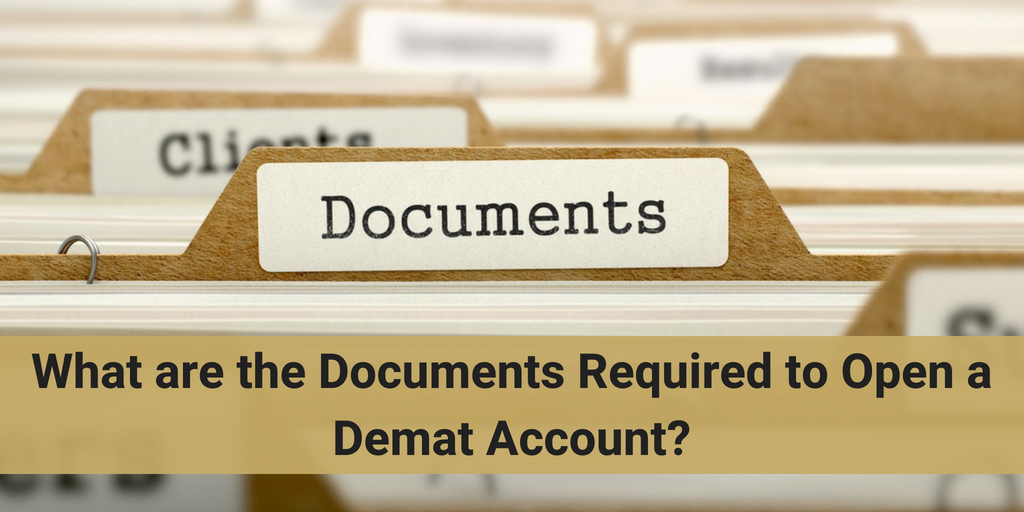
#> input picture Color to Grayscale to Binary/inputcolor.jpg, 1024 x 512 px
$ python GrayscaleBinary.py
#> lines starting #> are read from the running program, lines starting #| are printed output that depends on the picture; after the words box and inside, x2 and y2 are one past the last pixel; in counts of white or black regions, pixels touching at a corner belong together
import cv2
import numpy as np

im_file ="inputcolor.jpg"
img = cv2.imread(im_file,1)
#> img is the input picture: shape (512, 1024, 3); mean B, G, R 146.4, 180, 195.2
img2 = cv2.imread(im_file,1)
threshold = 113
maxv=0
# get image properties.
h, w, bpp = np.shape(img)
#> h = 512; w = 1024; bpp = 3

# iterate over the entire image and convert to Grayscale.
for py in range(0, h):
    for px in range(0, w):
        ave = (int(img[py][px][0]) + int(img[py][px][1]) + int(img[py][px][2])) / 3
        img[py][px][0] = ave
        img[py][px][1] = ave
        img[py][px][2] = ave
        if ave > maxv:
            maxv = ave
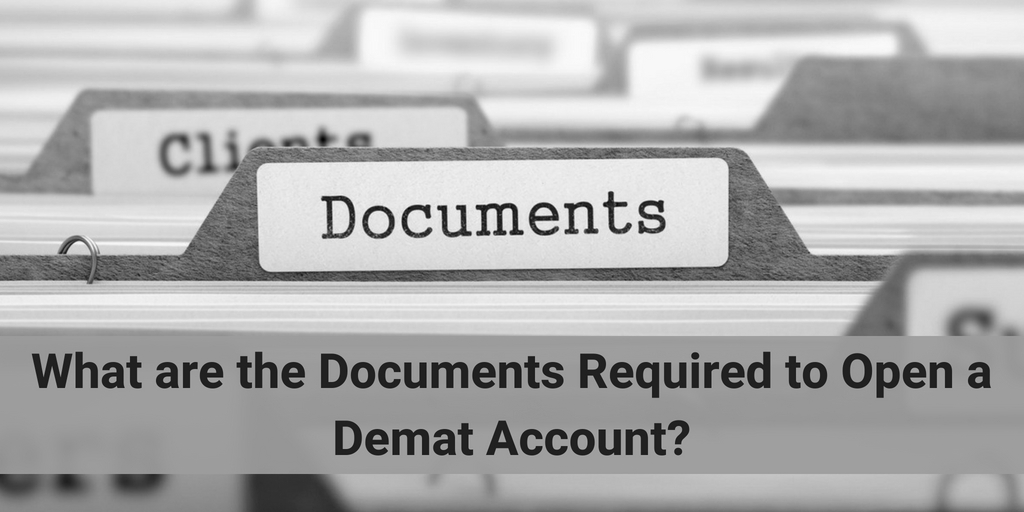
#> img: shape (512, 1024, 3); min 5, max 251, mean 173.6
#> after the loop, maxv = 251.3

#setting threshold
threshold = int(maxv / 2)
#> threshold = 125
# iterate over the entire grayscale image and convert to Binary.
for py in range(0, h):
    for px in range(0, w):
        if img[py][px][0] > threshold:
            img2[py][px][0] = 255
            img2[py][px][1] = 255
            img2[py][px][2] = 255
        else:
            img2[py][px][0] = 0
            img2[py][px][1] = 0
            img2[py][px][2] = 0
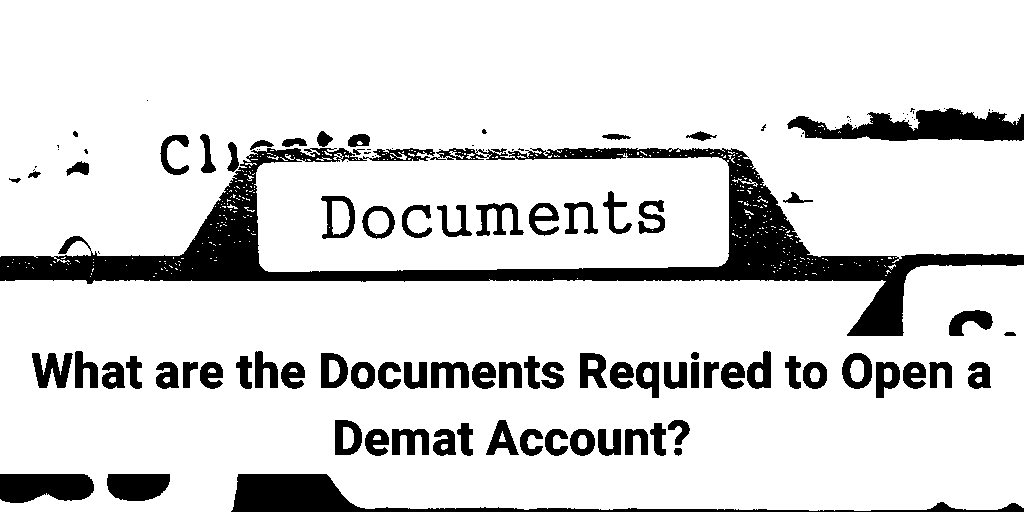
#> img2: shape (512, 1024, 3); 85.5% white; 119 black regions (39 under 20 px), largest, box (x1, y1, x2, y2) and area: (0, 148, 1024, 336) 32127, (231, 474, 1024, 512) 6140, (787, 108, 1024, 141) 4801


img = cv2.resize(img, (1024, 512))
img2 = cv2.resize(img2, (1024, 512))

cv2.imwrite('grayscale.jpg',img)
cv2.imwrite('binary.jpg',img2)
